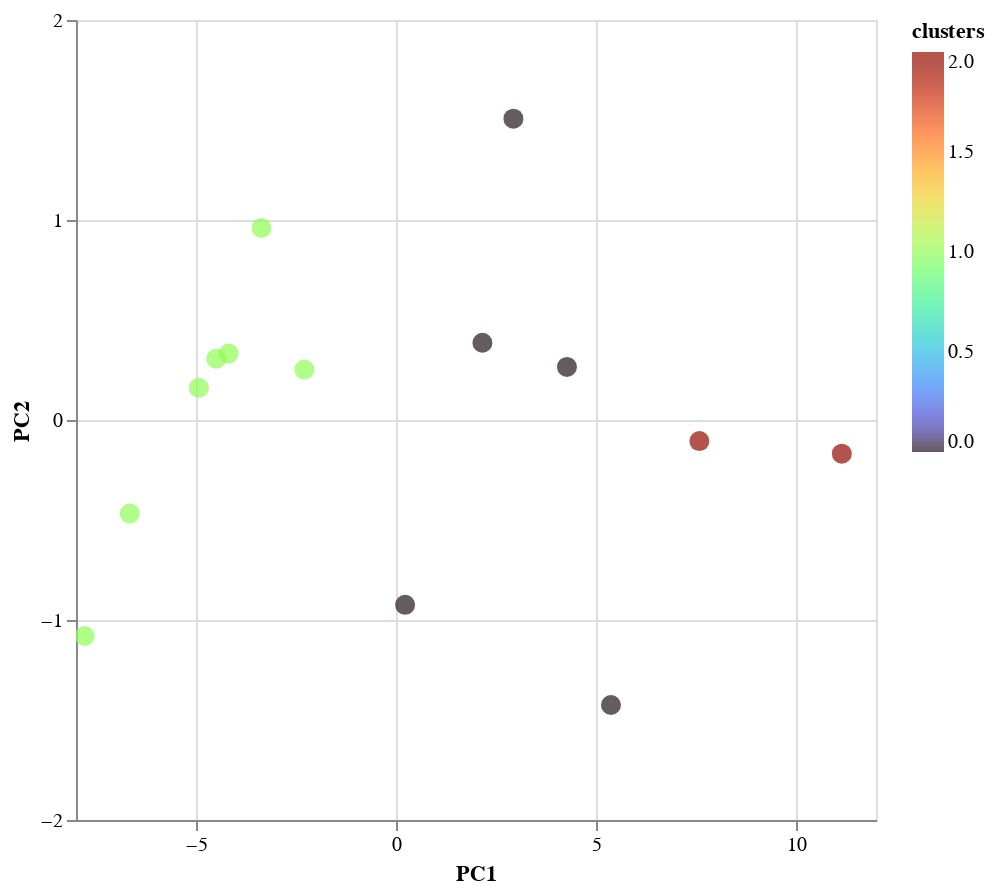

Notebook cell for this chart:
### Code cell
data_norm = sklearn.preprocessing.normalize(data_log.T,norm='l2')
data_pc = PCA().fit_transform(data_norm.T)
data_pc = pd.DataFrame(data_pc, index = data_log.index)
plot_data = data_pc.iloc[:,0:2]
plot_data.columns = ["PC1", "PC2"]
plot_data["RXN"] = plot_data.index
plot_data["clusters"] = k10_labels
alt.data_transformers.disable_max_rows()
fig = alt.Chart(plot_data).mark_circle(size= 100).encode(
    alt.X("PC1", axis=alt.Axis( tickCount=5)),
    alt.Y('PC2',axis=alt.Axis( tickCount=5), ), 

    alt.Color('clusters', scale=alt.Scale(scheme='turbo')), 
    tooltip=['RXN']
).properties(
    width=400,
    height=400).interactive()
fig

### Figure 1 — Vega-Lite specification as saved in the notebook (floating-point values rounded to 4 significant figures)
{"config": {"view": {"continuousWidth": 400, "continuousHeight": 300}}, "data": {"name": "data-11c950546e033af1db50e74cd31eb15d"}, "mark": {"type": "circle", "size": 100}, "encoding": {"color": {"field": "clusters", "scale": {"scheme": "turbo"}, "type": "quantitative"}, "tooltip": [{"field": "RXN", "type": "nominal"}], "x": {"axis": {"tickCount": 5}, "field": "PC1", "type": "quantitative"}, "y": {"axis": {"tickCount": 5}, "field": "PC2", "type": "quantitative"}}, "height": 400, "selection": {"selector011": {"type": "interval", "bind": "scales", "encodings": ["x", "y"]}}, "width": 400, "$schema": "https://vega.github.io/schema/vega-lite/v4.17.0.json", "datasets": {"data-11c950546e033af1db50e74cd31eb15d": [{"PC1": -7.783, "PC2": -1.08, "RXN": "kf_HEX1", "clusters": 1}, {"PC1": -4.495, "PC2": 0.3061, "RXN": "kf_PGI", "clusters": 1}, {"PC1": 0.2278, "PC2": -0.9243, "RXN": "kf_PFK", "clusters": 0}, {"PC1": -2.292, "PC2": 0.2522, "RXN": "kf_FBA", "clusters": 1}, {"PC1": -4.928, "PC2": 0.1611, "RXN": "kf_TPI", "clusters": 1}, {"PC1": 5.374, "PC2": -1.425, "RXN": "kf_GAPD", "clusters": 0}, {"PC1": 7.584, "PC2": -0.1054, "RXN": "kf_PGK", "clusters": 2}, {"PC1": -3.364, "PC2": 0.9598, "RXN": "kf_PGM", "clusters": 1}, {"PC1": 2.935, "PC2": 1.507, "RXN": "kf_ENO", "clusters": 0}, {"PC1": 2.16, "PC2": 0.3861, "RXN": "kf_PYK", "clusters": 0}, {"PC1": 4.273, "PC2": 0.2653, "RXN": "kf_LDH_L", "clusters": 0}, {"PC1": 11.15, "PC2": -0.1681, "RXN": "kf_ADK1", "clusters": 2}, {"PC1": -6.656, "PC2": -0.4675, "RXN": "kf_ATPM", "clusters": 1}, {"PC1": -4.183, "PC2": 0.3328, "RXN": "kf_DM_nadh", "clusters": 1}]}}
